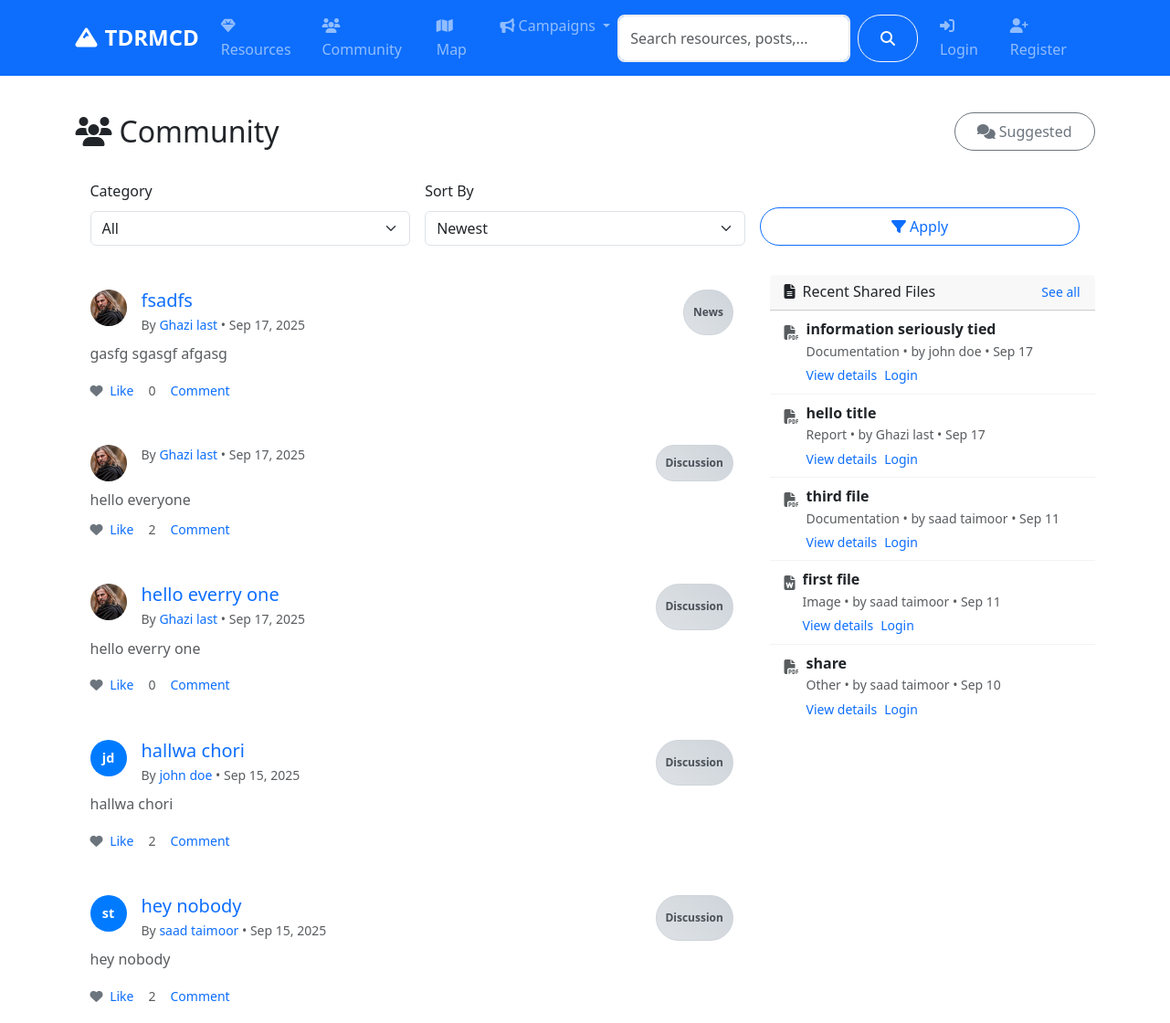
/community/ (upper part), run on an earlier commit of the app's database.
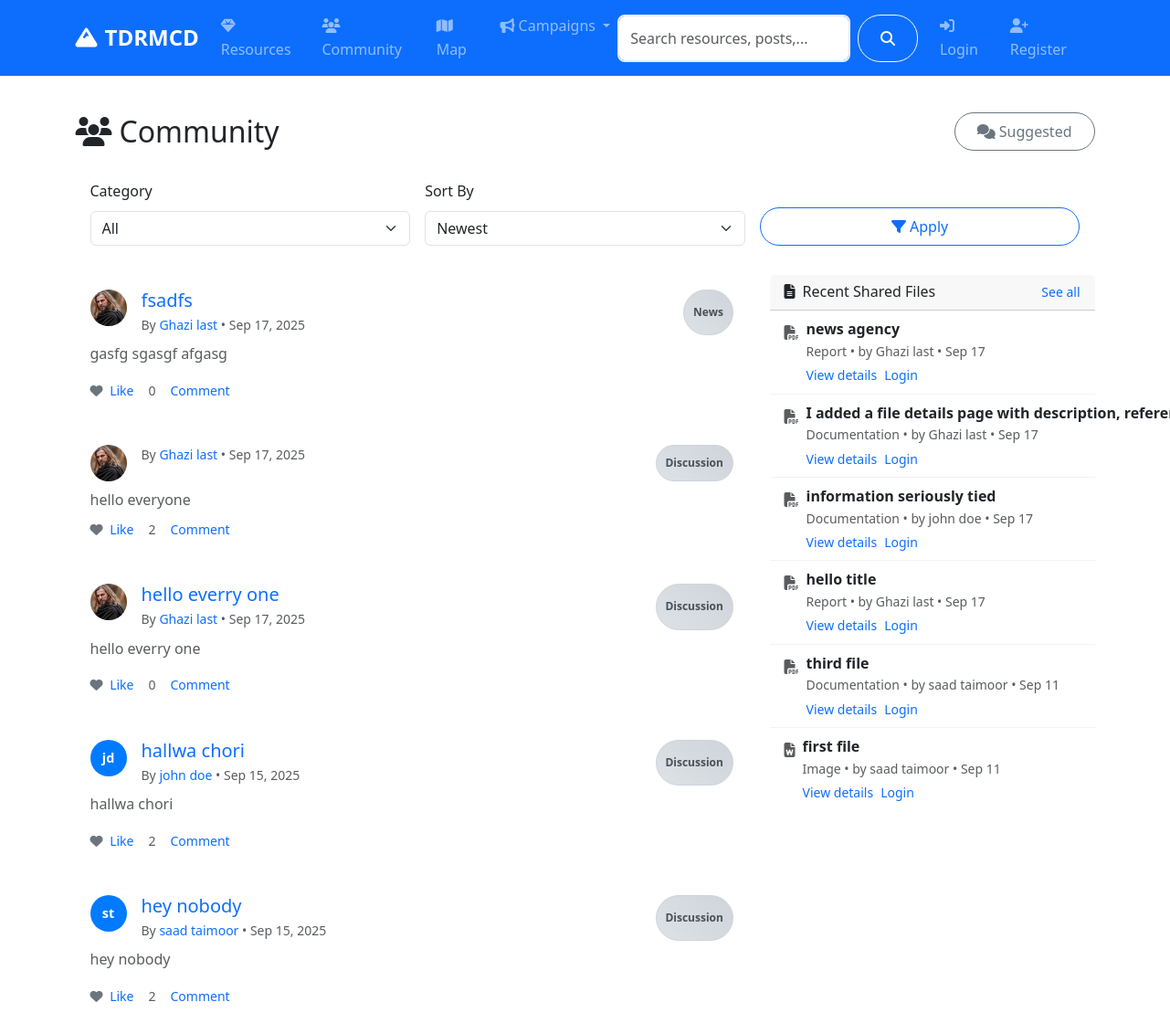
And on a later commit of the database.
### models.py (models this page shows, shortened)
class CommunityPost(db.Model):
    id = db.Column(db.Integer, primary_key=True)
    title = db.Column(db.String(200), nullable=False)
    content = db.Column(db.Text, nullable=False)
    category = db.Column(db.String(50), nullable=False)  # discussion, question, announcement
    tags = db.Column(db.String(200))
    image_url = db.Column(db.String(200))
    likes = db.Column(db.Integer, default=0)
    views = db.Column(db.Integer, default=0)
    author_id = db.Column(db.Integer, db.ForeignKey('user.id'), nullable=False)
    created_at = db.Column(db.DateTime, default=datetime.utcnow)
    updated_at = db.Column(db.DateTime, default=datetime.utcnow, onupdate=datetime.utcnow)
    comments = db.relationship('Comment', backref='post', lazy='dynamic', cascade='all, delete-orphan')
    likes_relation = db.relationship('PostLike', backref='post', lazy='dynamic', cascade='all, delete-orphan')

class User(UserMixin, db.Model):
    id = db.Column(db.Integer, primary_key=True)
    username = db.Column(db.String(80), unique=True, nullable=False)
    email = db.Column(db.String(120), unique=True, nullable=False)
    password_hash = db.Column(db.String(120), nullable=False)
    first_name = db.Column(db.String(50), nullable=False)
    last_name = db.Column(db.String(50), nullable=False)
    role = db.Column(db.String(20), default='user')  # user, admin, researcher
    location = db.Column(db.String(100))
    bio = db.Column(db.Text)
    avatar = db.Column(db.String(200), default='default.jpg')
    is_active = db.Column(db.Boolean, default=True)
    created_at = db.Column(db.DateTime, default=datetime.utcnow)
    last_seen = db.Column(db.DateTime, default=datetime.utcnow)
    resources = db.relationship('Resource', backref='author', lazy='dynamic')
    posts = db.relationship('CommunityPost', backref='author', lazy='dynamic')
    chat_messages = db.relationship('ChatMessage', backref='sender', lazy='dynamic')
    file_submissions = db.relationship(
        'FileSubmission',
        foreign_keys='FileSubmission.submitter_id',
        backref='submitter',
        lazy='dynamic'
    )
    reviewed_submissions = db.relationship(
        'FileSubmission',
        foreign_keys='FileSubmission.reviewed_by',
        backref='reviewer_user',
        lazy='dynamic'
    )
    notifications = db.relationship('Notification', backref='user', lazy='dynamic')
    def get_full_name(self):
        return f"{self.first_name} {self.last_name}"

class FileSubmission(db.Model):
    id = db.Column(db.Integer, primary_key=True)
    title = db.Column(db.String(200), nullable=False)
    description = db.Column(db.Text, nullable=False)
    filename = db.Column(db.String(200), nullable=False)
    original_filename = db.Column(db.String(200), nullable=False)
    file_type = db.Column(db.String(50))
    file_size = db.Column(db.Integer)
    reference = db.Column(db.Text, nullable=False)  # Required reference for validation
    category = db.Column(db.String(50), nullable=False)
    status = db.Column(db.String(20), default='pending')  # pending, approved, rejected
    submitter_id = db.Column(db.Integer, db.ForeignKey('user.id'), nullable=False)
    reviewed_by = db.Column(db.Integer, db.ForeignKey('user.id'))
    review_notes = db.Column(db.Text)
    created_at = db.Column(db.DateTime, default=datetime.utcnow)
    reviewed_at = db.Column(db.DateTime)
    reviewer = db.relationship('User', foreign_keys=[reviewed_by])

### routes/community.py (the view, shortened to what this page needs)
@community_bp.route('/')
def index():
    page = request.args.get('page', 1, type=int)
    category = request.args.get('category', 'all')
    sort_by = request.args.get('sort', 'newest')
    query = CommunityPost.query
    if category != 'all':
        query = query.filter_by(category=category)
    if sort_by == 'newest':
        query = query.order_by(CommunityPost.created_at.desc())
    elif sort_by == 'oldest':
        query = query.order_by(CommunityPost.created_at.asc())
    elif sort_by == 'popular':
        query = query.order_by(CommunityPost.likes.desc())
    elif sort_by == 'most_viewed':
        query = query.order_by(CommunityPost.views.desc())
    posts = query.paginate(
        page=page, per_page=10, error_out=False
    )
    categories = ['discussion', 'question', 'announcement', 'news']
    liked_post_ids = set()
    files_query = FileSubmission.query
    if not current_user.is_authenticated or not current_user.is_admin():
        files_query = files_query.filter_by(status='approved')
    recent_files = files_query.order_by(FileSubmission.created_at.desc()).limit(6).all()
    return render_template('community/index.html',
                         posts=posts,
                         categories=categories,
                         current_category=category,
                         current_sort=sort_by,
                         liked_post_ids=liked_post_ids,
                         recent_files=recent_files)

### templates/community/index.html (shortened to what the changed rows need)
{% extends "base.html" %}
{% block content %}
<div class="container py-4">
    <div class="d-flex justify-content-between align-items-center mb-3">
        <h2 class="mb-0"><i class="fas fa-users me-2"></i>Community</h2>
    </div>
    <div class="row">
        <div class="col-lg-8">
            {% if posts.items %}
                {% for post in posts.items %}
                <div class="card mb-3 post-card">
                    <div class="card-body">
                        <div class="post-header">
                            <div class="d-flex align-items-start">
                                <div class="me-3">
                                    {% if post.author.avatar and post.author.avatar != 'default.jpg' %}
                                    <img src="{{ url_for('serve_uploaded_file', subdir='avatars', filename=post.author.avatar) }}" alt="Avatar" class="rounded-circle" style="width:40px;height:40px;object-fit:cover;">
                                    {% else %}
                                    <div class="avatar" style="width:40px;height:40px;font-size:.9rem;">{{ post.author.first_name[0] }}{{ post.author.last_name[0] }}</div>
                                    {% endif %}
                                </div>
                                <div>
                                    {% if post.title and post.title.strip() %}
                                        <a class="text-decoration-none" href="{{ url_for('community.post_detail', id=post.id) }}">
                                            <h5 class="post-title">{{ post.title }}</h5>
                                        </a>
                                    {% endif %}
                                    <div class="text-muted small">By <a class="text-decoration-none" href="{{ url_for('auth.public_profile', username=post.author.username) }}">{{ post.author.get_full_name() }}</a> • {{ post.created_at.strftime('%b %d, %Y') }}</div>
                                </div>
                            </div>
                            <span class="badge badge-category">{{ post.category.title() }}</span>
                        </div>
                        {% set is_content_only = not post.title or not post.title.strip() %}
                        <div class="mt-2 mb-2">
                            {% if is_content_only %}
                                {% set limit = 200 %}
                                <div id="post-snippet-{{ post.id }}" class="text-muted">
                                    {{ post.content[:limit] }}{% if post.content|length > limit %}...{% endif %}
                                </div>
                            {% else %}
                                <p class="text-muted">{{ post.content[:200] }}{% if post.content|length > 200 %}...{% endif %}</p>
                            {% endif %}
                        </div>
                        <div class="d-flex gap-3 align-items-center text-muted small">
                            <a href="#" class="text-decoration-none" onclick="return togglePostLike({{ post.id }});">
                                <i class="fas fa-heart me-1 {{ 'text-danger' if current_user.is_authenticated and post.id in liked_post_ids else 'text-secondary' }}"></i>
                                <span id="post-like-text-{{ post.id }}">{{ 'Unlike' if current_user.is_authenticated and post.id in liked_post_ids else 'Like' }}</span>
                            </a>
                            <span id="post-like-count-{{ post.id }}">{{ post.likes }}</span>
                            <a class="text-decoration-none" href="{{ url_for('community.post_detail', id=post.id) }}#comments">Comment</a>
                        </div>
                    </div>
                </div>
                {% endfor %}
            {% endif %}
        </div>
        <div class="col-lg-4">
            <div class="card mb-3 recent-files-card">
                <div class="card-body p-0">
                    {% if recent_files %}
                    <ul class="list-group list-group-flush">
                        {% for f in recent_files %}
                        <li class="list-group-item d-flex align-items-start">
                            <div class="me-2 mt-1 text-muted">
                                {% set ext = (f.file_type or '').lower() %}
                                {% if ext in ['jpg','jpeg','png','gif'] %}
                                    <i class="fas fa-image"></i>
                                {% elif ext in ['pdf'] %}
                                    <i class="fas fa-file-pdf"></i>
                                {% elif ext in ['doc','docx'] %}
                                    <i class="fas fa-file-word"></i>
                                {% elif ext in ['xls','xlsx'] %}
                                    <i class="fas fa-file-excel"></i>
                                {% else %}
                                    <i class="fas fa-file"></i>
                                {% endif %}
                            </div>
                            <div class="flex-grow-1">
                                <span class="fw-semibold file-title" title="{{ f.title }}">{{ f.title }}</span>
                                <div class="small text-muted">
                                    {{ f.category.title() if f.category else 'File' }}
                                    • by {{ f.submitter.get_full_name() if f.submitter else 'Unknown' }}
                                    • {{ f.created_at.strftime('%b %d') }}
                                </div>
                                <div class="mt-1 d-flex gap-2">
                                    <a class="small text-decoration-none" href="{{ url_for('community.file_detail', file_id=f.id) }}">View details</a>
                                    {% if current_user.is_authenticated %}
                                    <a class="small text-decoration-none" href="{{ url_for('serve_uploaded_file', subdir='submissions', filename=f.filename) }}">Download</a>
                                    {% else %}
                                    <a class="small text-decoration-none" href="{{ url_for('auth.login', next=url_for('community.file_detail', file_id=f.id)) }}">Login</a>
                                    {% endif %}
                                </div>
                            </div>
                        </li>
                        {% endfor %}
                    </ul>
                    {% else %}
                    <div class="p-3 text-muted small">No files shared yet.</div>
                    {% endif %}
                </div>
            </div>
        </div>
    </div>
</div>
{% endblock %}

What changed in the data, as far as the page shows it:
no longer on this page (row unchanged): FileSubmission: title "share", category "Other", submitter "saad taimoor", created_at "Sep 10"
added FileSubmission: title "news agency", category "Report", submitter "Ghazi last", created_at "Sep 17"
added FileSubmission: title "I added a file details page with description,…", category "Documentation", submitter "Ghazi last", created_at "Sep 17"
